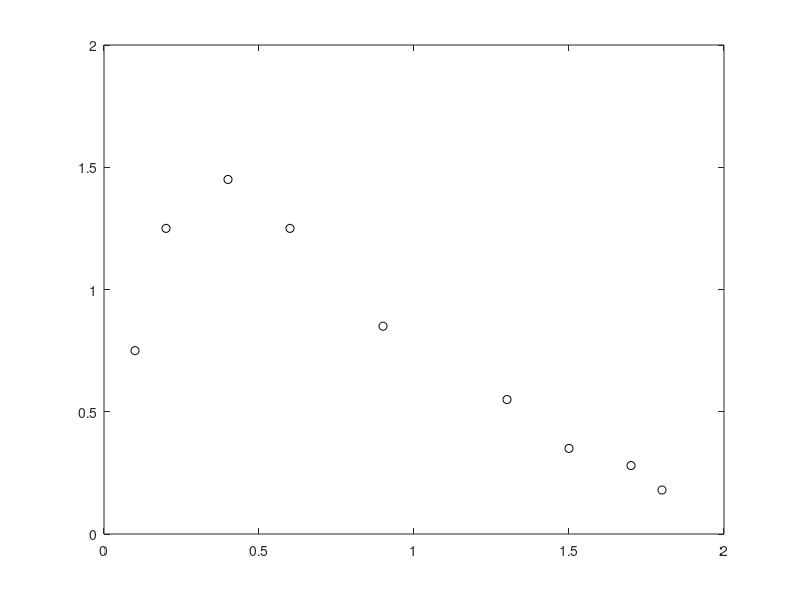

Recreate this plot in MATLAB. (Note: this script raises an error after producing the figure.)
% Question 1 (a)
clear; close all; clc;
X = [0.1; 0.2; 0.4; 0.6; 0.9; 1.3; 1.5; 1.7; 1.8];
Y = [0.75; 1.25; 1.45; 1.25; 0.85; 0.55; 0.35; 0.28; 0.18];
A = [ones(size(X)) X log(X)];
B = log(Y);
[U, S, V] = svd(A);
C1 = V*(S\U')*B;
figure
plot(X,Y,'ko') 
hold on
syms x y 
axis square
fimplicit(((C1'*[1;x;log(x)])-log(y)), 'b'); 
title('Linear Least Square Fit');
legend('Original Data points','Linear least square fit');
